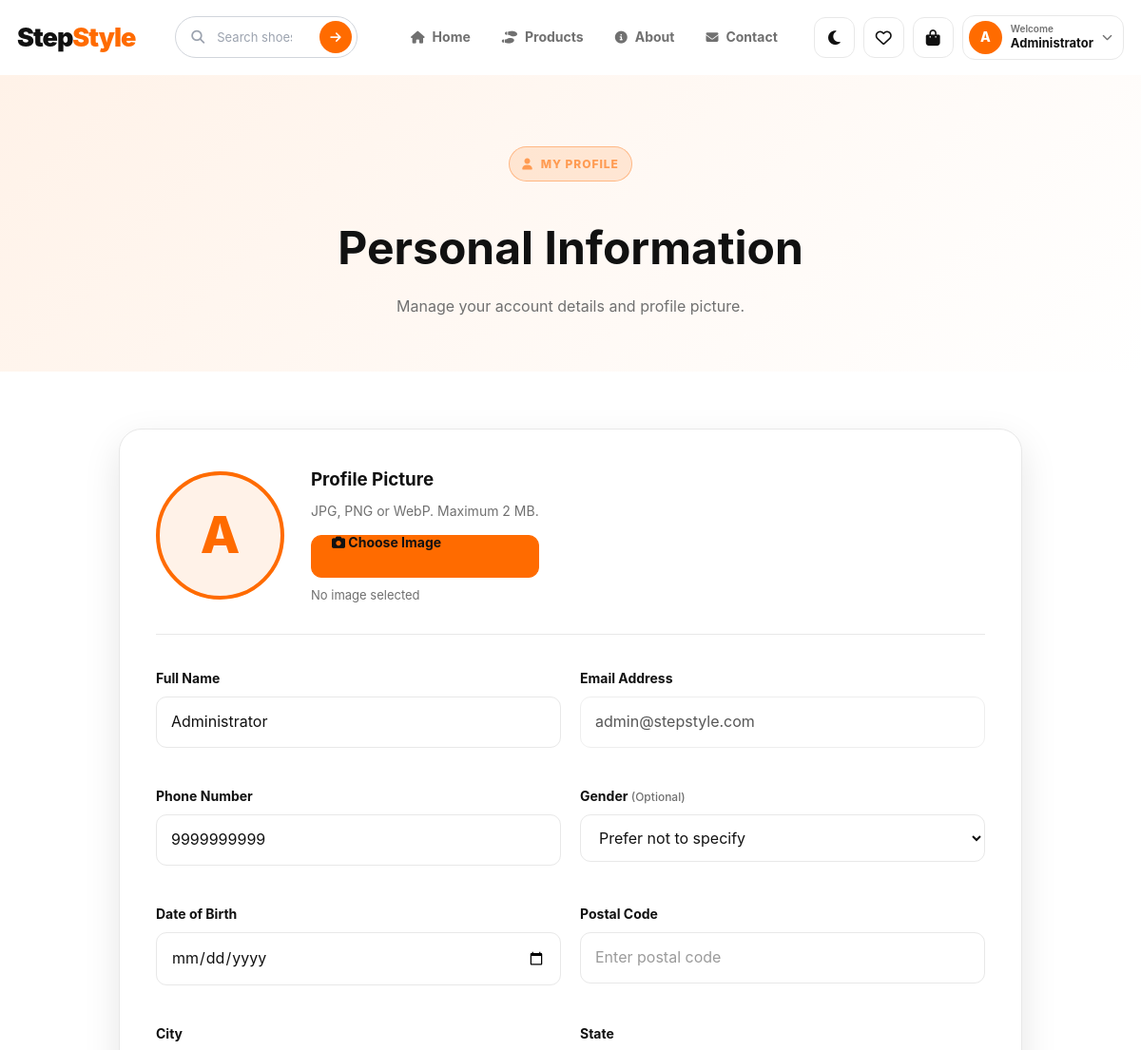
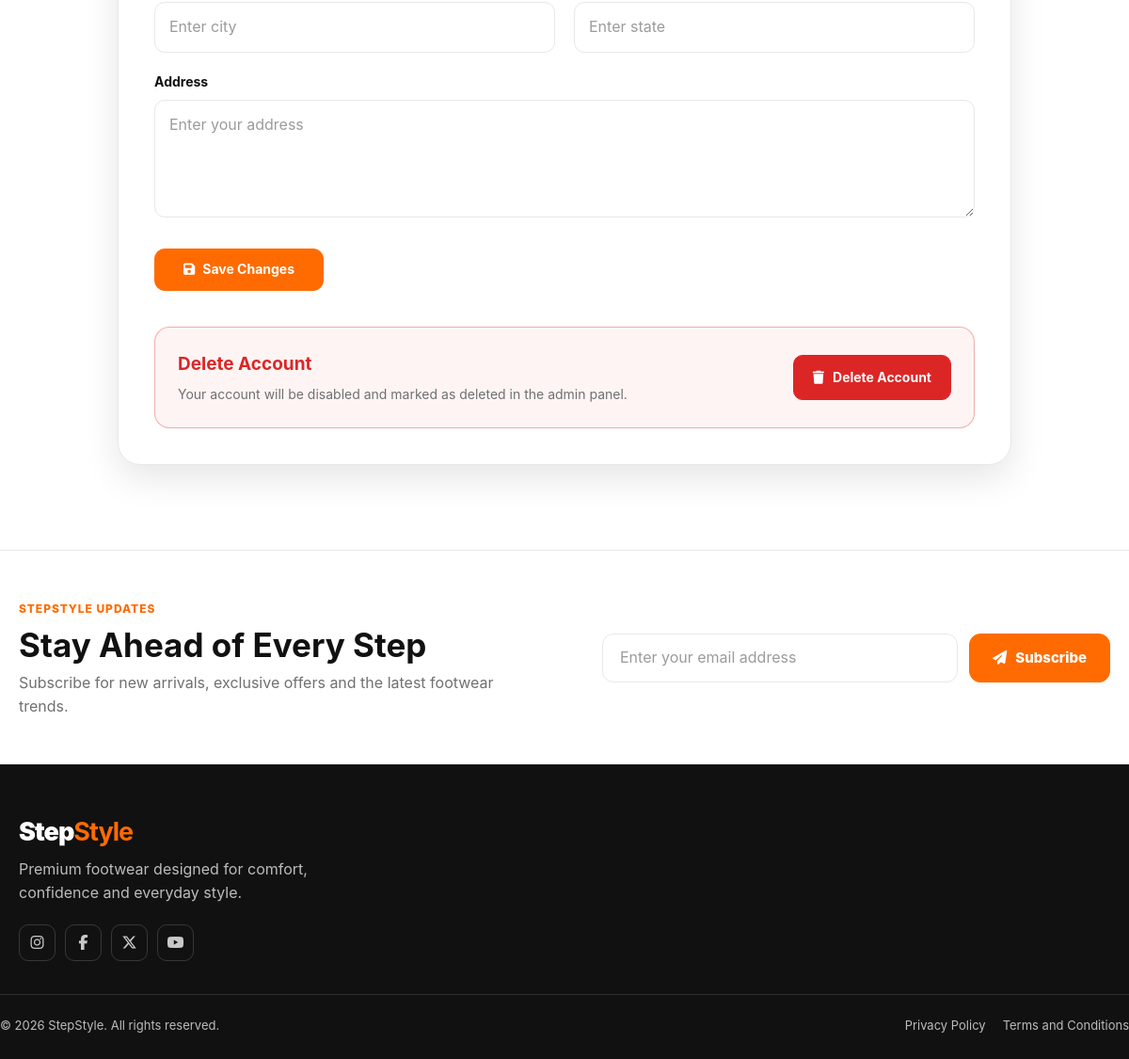
The app's page /profile.php (signed in) with its own data (2 pictures, top to bottom).
### tables this page shows
CREATE TABLE `users` (
  `id` int(11) NOT NULL,
  `name` varchar(150) NOT NULL,
  `email` varchar(150) NOT NULL,
  `phone` varchar(20) DEFAULT NULL,
  `gender` enum('Male','Female','Other') DEFAULT NULL,
  `date_of_birth` date DEFAULT NULL,
  `address` text DEFAULT NULL,
  `city` varchar(100) DEFAULT NULL,
  `state` varchar(100) DEFAULT NULL,
  `postal_code` varchar(20) DEFAULT NULL,
  `profile_image` varchar(255) DEFAULT NULL,
  `password` varchar(255) NOT NULL,
  `role` enum('admin','customer') DEFAULT 'customer',
  `status` enum('active','blocked') DEFAULT 'active',
  `created_at` timestamp NOT NULL DEFAULT current_timestamp(),
  `updated_at` timestamp NOT NULL DEFAULT current_timestamp() ON UPDATE current_timestamp(),
  `account_status` enum('active','deleted') NOT NULL DEFAULT 'active',
  `deleted_at` datetime DEFAULT NULL
);

### profile.php (the view, shortened to what the rows shown need)
<?php
require_once __DIR__ . '/includes/db.php';
$userId = (int) $_SESSION['user_id'];
function loadProfileUser(PDO $db, int $userId): array|false
{
    $statement = $db->prepare("
        SELECT
            id,
            name,
            email,
            phone,
            gender,
            date_of_birth,
            address,
            city,
            state,
            postal_code,
            profile_image,
            account_status
        FROM users
        WHERE id = ?
        LIMIT 1
    ");
    $statement->execute([$userId]);
    return $statement->fetch(PDO::FETCH_ASSOC);
}
$user = loadProfileUser($db, $userId);
require_once __DIR__ . '/includes/header.php';
?>
<main class="profile-page">
    <section class="profile-header-section">
        <div class="container">
            <h1>Personal Information</h1>
        </div>
    </section>
    <section class="profile-content-section">
        <div class="container">
            <div class="profile-card">
                <form
                    method="POST"
                    enctype="multipart/form-data"
                    class="profile-form"
                >
                    <div class="profile-image-section">
                        <div class="profile-image-preview">
                            <?php if (!empty($user['profile_image'])): ?>
                                <img
                                    id="profilePreview"
                                    src="<?= SITE_URL . '/' .
                                        htmlspecialchars(
                                            $user['profile_image']
                                        ) ?>"
                                    alt="Profile picture"
                                >
                            <?php else: ?>
                                <div
                                    class="profile-initial"
                                    id="profileInitial"
                                >
                                    <?= htmlspecialchars(
                                        strtoupper(
                                            substr(
                                                $user['name'],
                                                0,
                                                1
                                            )
                                        )
                                    ) ?>
                                </div>
                                <img
                                    id="profilePreview"
                                    src=""
                                    alt="Profile picture"
                                    hidden
                                >
                            <?php endif; ?>
                        </div>
                    </div>
                                        <div class="profile-form-grid">
                        <div class="form-group">
                            <label for="name">Full Name</label>
                            <input
                                type="text"
                                id="name"
                                name="name"
                                value="<?= htmlspecialchars(
                                    $user['name']
                                ) ?>"
                                required
                            >
                        </div>
                        <div class="form-group">
                            <label for="email">Email Address</label>
                            <input
                                type="email"
                                id="email"
                                value="<?= htmlspecialchars(
                                    $user['email']
                                ) ?>"
                                disabled
                            >
                        </div>
                        <div class="form-group">
                            <label for="phone">Phone Number</label>
                            <input
                                type="text"
                                id="phone"
                                name="phone"
                                value="<?= htmlspecialchars(
                                    $user['phone'] ?? ''
                                ) ?>"
                                placeholder="Enter phone number"
                            >
                        </div>
                    </div>
                </form>
                            </div>
        </div>
    </section>
</main>
<?php
require_once __DIR__ . '/includes/footer.php';
?>

### includes/header.php (shortened to what the rows shown need)
<?php
require_once __DIR__ . '/db.php';
$isLoggedIn = isset(
    $_SESSION['user_id']
);
$currentUser = [
    'name' => 'My Account',
    'email' => ''
];
if($isLoggedIn){
    $userId = (int)$_SESSION['user_id'];
    try{
        $userStmt = $db->prepare("
            SELECT
                name,
                email
            FROM users
            WHERE id = ?
            LIMIT 1
        ");
        $userStmt->execute([
            $userId
        ]);
        $userData = $userStmt->fetch(
            PDO::FETCH_ASSOC
        );
        if($userData){
            $currentUser = [
                'name' => $userData['name'] ?? 'My Account',
                'email' => $userData['email'] ?? ''
            ];
        }
    }catch(PDOException $exception){
        $cartCount = 0;
        $wishlistCount = 0;
    }
}
$userInitial = strtoupper(
    substr(
        trim($currentUser['name']),
        0,
        1
    )
);
$stylePath =
    __DIR__ . '/../assets/css/style.css';
$styleVersion =
    file_exists($stylePath)
        ? filemtime($stylePath)
        : time();
?>
<!DOCTYPE html>
<html lang="en">
<head>
    <link
        rel="stylesheet"
        href="<?= SITE_URL ?>/assets/css/style.css?v=<?= $styleVersion ?>"
    >
    <link
        rel="stylesheet"
        href="https://cdnjs.cloudflare.com/ajax/libs/font-awesome/6.5.2/css/all.min.css"
    >
</head>
<body>
<header class="site-header">
    <div class="header-container">
        <div class="header-actions">
            <?php if($isLoggedIn): ?>
                <div class="account-menu">
                    <button
                        type="button"
                        class="account-menu-button"
                        aria-label="Open account menu"
                        aria-haspopup="true"
                        aria-expanded="false"
                    >
                        <span class="account-avatar">
                            <?= htmlspecialchars(
                                $userInitial
                            ) ?>
                        </span>
                        <span class="account-button-details">
                            <small>Welcome</small>
                            <strong>
                                <?= htmlspecialchars(
                                    $currentUser['name']
                                ) ?>
                            </strong>
                        </span>
                        <i class="fa-solid fa-chevron-down"></i>
                    </button>
                </div>
            <?php endif; ?>
        </div>
    </div>
</header>

### records on screen
users: userInitial "A", name "Administrator", name "A", email "admin@stepstyle.com", phone "9999999999"
